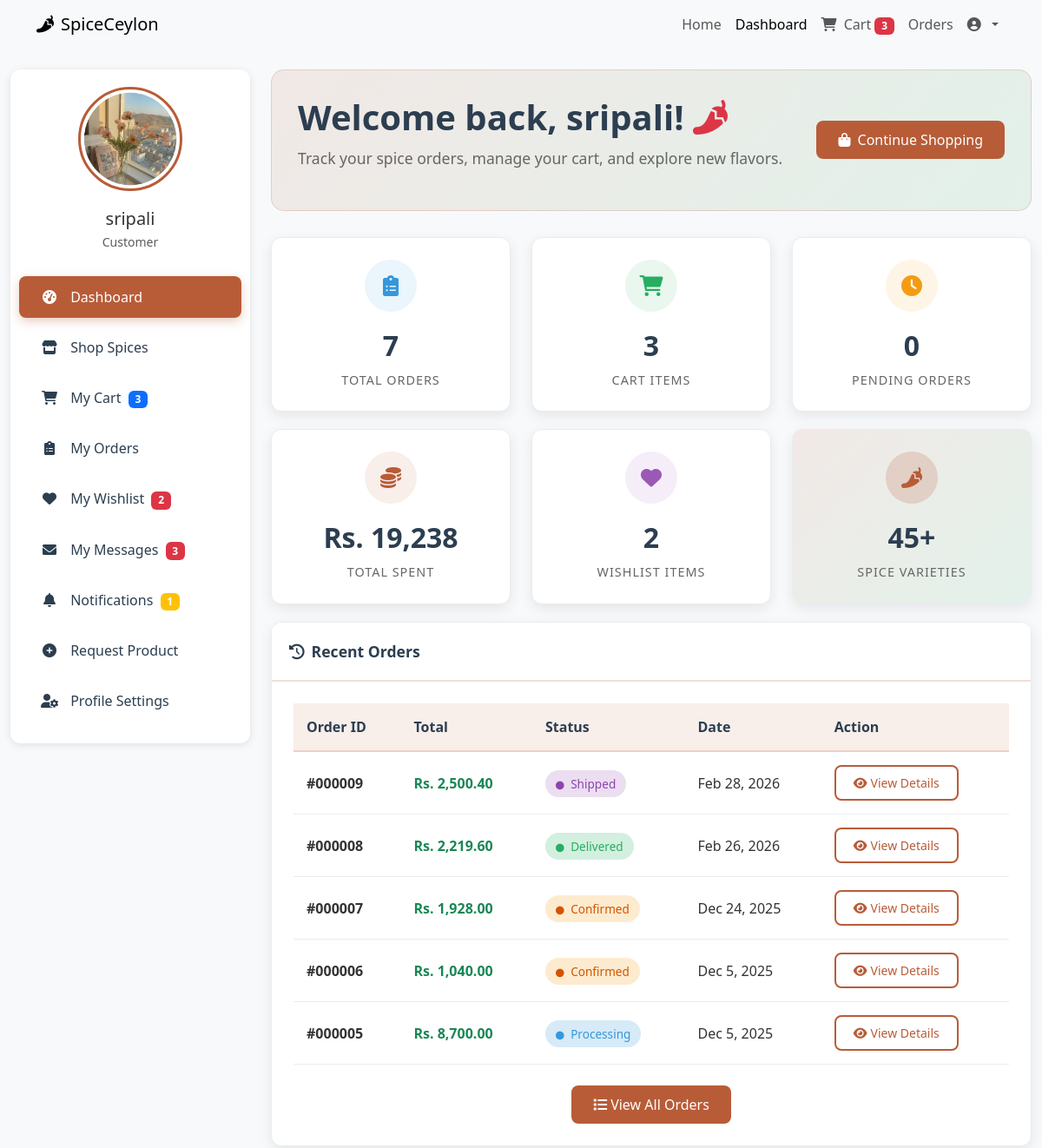
The app's page /customer/dashboard.php (signed in, upper part), older data.
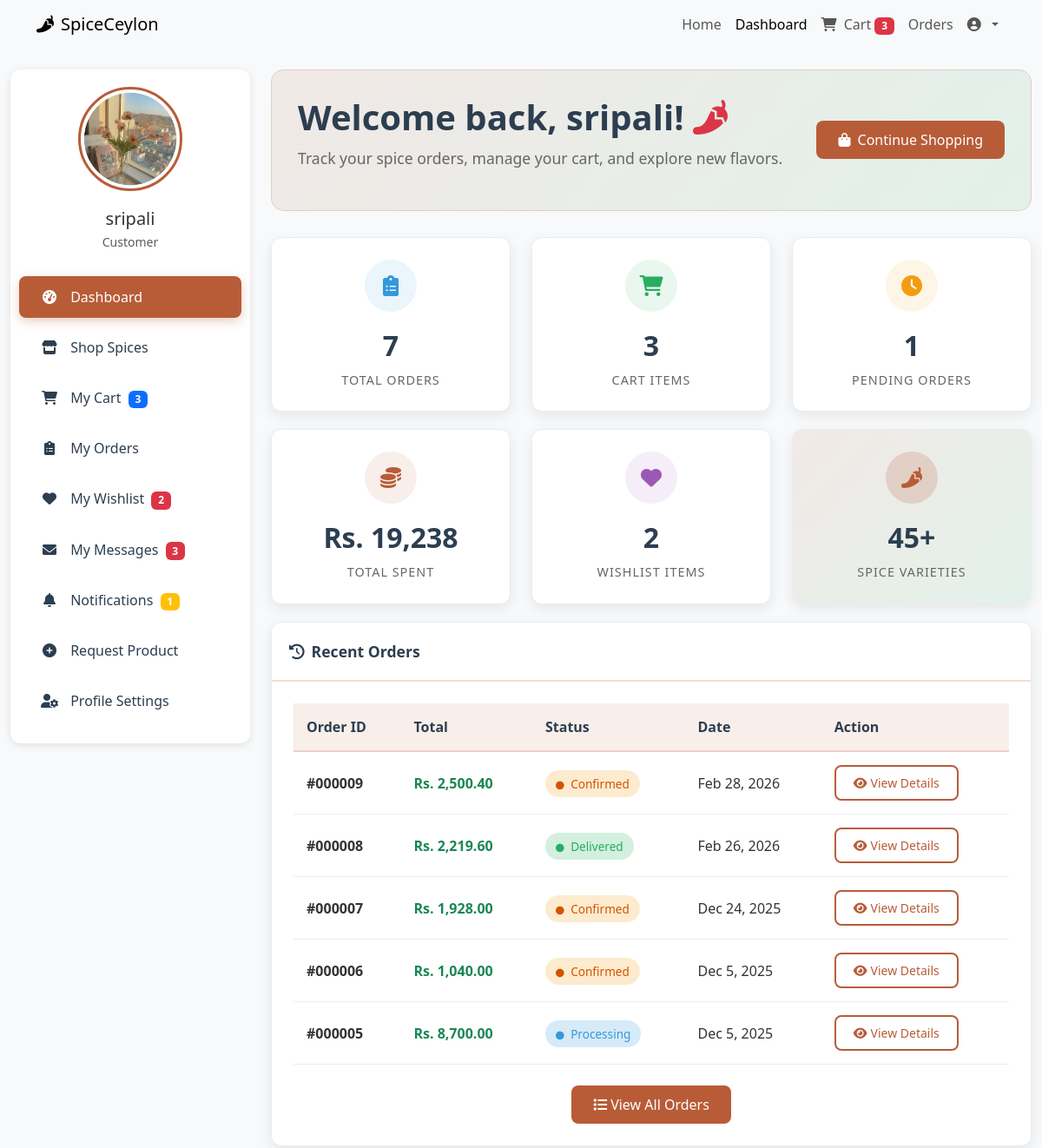
The same page, newer data.
### tables this page shows
CREATE TABLE `orders` (
  `order_id` int(11) NOT NULL,
  `customer_id` int(11) DEFAULT NULL,
  `total` decimal(10,2) DEFAULT NULL,
  `total_amount` decimal(10,2) DEFAULT NULL,
  `shipping_fee` decimal(10,2) DEFAULT 0.00,
  `final_total` decimal(10,2) DEFAULT NULL,
  `shipping_name` varchar(255) DEFAULT NULL,
  `shipping_phone` varchar(20) DEFAULT NULL,
  `shipping_address` varchar(255) DEFAULT NULL,
  `shipping_city` varchar(100) DEFAULT NULL,
  `shipping_postal` varchar(20) DEFAULT NULL,
  `payment_method` enum('cash_on_delivery','credit_card','paypal') DEFAULT 'cash_on_delivery',
  `payment_status` enum('pending','paid','failed') DEFAULT 'pending',
  `notes` text DEFAULT NULL,
  `admin_notes` text DEFAULT NULL,
  `status` enum('Pending','Processing','Completed','Cancelled','Shipped','Delivered','Confirmed') DEFAULT 'Pending',
  `is_deleted` tinyint(1) DEFAULT 0,
  `order_date` timestamp NOT NULL DEFAULT current_timestamp(),
  `created_at` timestamp NOT NULL DEFAULT current_timestamp(),
  `updated_at` timestamp NOT NULL DEFAULT current_timestamp() ON UPDATE current_timestamp()
);

### customer/dashboard.php (the view, shortened to what the changed rows need)
<?php
require_once '../config/db.php';
$customer_id = $_SESSION['user_id'];
$customer_query = "SELECT * FROM users WHERE user_id = ?";
$customer_stmt = $conn->prepare($customer_query);
$customer_stmt->bind_param("i", $customer_id);
$customer_stmt->execute();
$customer_result = $customer_stmt->get_result();
$customer = $customer_result->fetch_assoc();
$orders_query = "SELECT order_id, final_total, status, created_at FROM orders WHERE customer_id = ? ORDER BY order_id DESC LIMIT 5";
$orders_stmt = $conn->prepare($orders_query);
$orders_stmt->bind_param("i", $customer_id);
$orders_stmt->execute();
$orders_result = $orders_stmt->get_result();
$pending_orders_query = "SELECT COUNT(*) as pending FROM orders WHERE customer_id = ? AND status = 'Pending'";
$pending_orders_stmt = $conn->prepare($pending_orders_query);
$pending_orders_stmt->bind_param("i", $customer_id);
$pending_orders_stmt->execute();
$pending_orders_result = $pending_orders_stmt->get_result();
$pending_orders = $pending_orders_result->fetch_assoc()['pending'];
?>
<!DOCTYPE html>
<html lang="en">
<head>
    <link href="https://cdn.jsdelivr.net/npm/bootstrap@5.3.0/dist/css/bootstrap.min.css" rel="stylesheet">
    <link rel="stylesheet" href="https://cdnjs.cloudflare.com/ajax/libs/font-awesome/6.0.0/css/all.min.css">
</head>
<body>
    <div class="container-fluid mt-4 dashboard-container">
        <div class="row">
            <div class="col-lg-9">
                <div class="welcome-banner">
                    <div class="d-flex justify-content-between align-items-center flex-wrap">
                        <div>
                            <h1 class="display-6">Welcome back, <?php echo htmlspecialchars($customer['name']); ?>! <i class="fas fa-pepper-hot text-danger"></i></h1>
                        </div>
                    </div>
                </div>
                <div class="row">
                    <div class="col-md-4 col-sm-6">
                        <div class="stat-card stat-pending">
                            <div class="stat-icon">
                                <i class="fas fa-clock"></i>
                            </div>
                            <div class="stat-value"><?php echo $pending_orders; ?></div>
                            <div class="stat-label">Pending Orders</div>
                        </div>
                    </div>
                </div>
                <div class="dashboard-card">
                    <div class="card-body">
                        <?php if($orders_result->num_rows > 0): ?>
                            <div class="table-responsive">
                                <table class="orders-table">
                                    <thead>
                                        <tr>
                                            <th>Order ID</th>
                                            <th>Total</th>
                                            <th>Status</th>
                                            <th>Date</th>
                                            <th>Action</th>
                                        </tr>
                                    </thead>
                                    <tbody>
                                        <?php while($order = $orders_result->fetch_assoc()):
                                            $status_class = 'status-' . strtolower($order['status']);
                                        ?>
                                        <tr>
                                            <td><strong>#<?php echo str_pad($order['order_id'], 6, '0', STR_PAD_LEFT); ?></strong></td>
                                            <td><span class="fw-bold text-success">Rs. <?php echo number_format($order['final_total'], 2); ?></span></td>
                                            <td>
                                                <span class="status-badge <?php echo $status_class; ?>">
                                                    <i class="fas fa-circle me-1" style="font-size: 0.6rem;"></i>
                                                    <?php echo $order['status']; ?>
                                                </span>
                                            </td>
                                            <td>
                                                <?php
                                                    if (isset($order['created_at'])) {
                                                        echo date('M j, Y', strtotime($order['created_at']));
                                                    } else {
                                                        echo 'N/A';
                                                    }
                                                ?>
                                            </td>
                                            <td>
                                                <a href="order_details.php?order_id=<?php echo $order['order_id']; ?>" class="btn btn-spice-outline btn-sm">
                                                    <i class="fas fa-eye me-1"></i>View Details
                                                </a>
                                            </td>
                                        </tr>
                                        <?php endwhile; ?>
                                    </tbody>
                                </table>
                            </div>
                        <?php endif; ?>
                    </div>
                </div>
            </div>
        </div>
    </div>
</body>
</html>

Row changes from the older to the newer data that the page shows:
changed orders "Feb 28, 2026": status "Shipped" → "Confirmed"
Text that changed along with them:
$pending_orders: "0" → "1"
